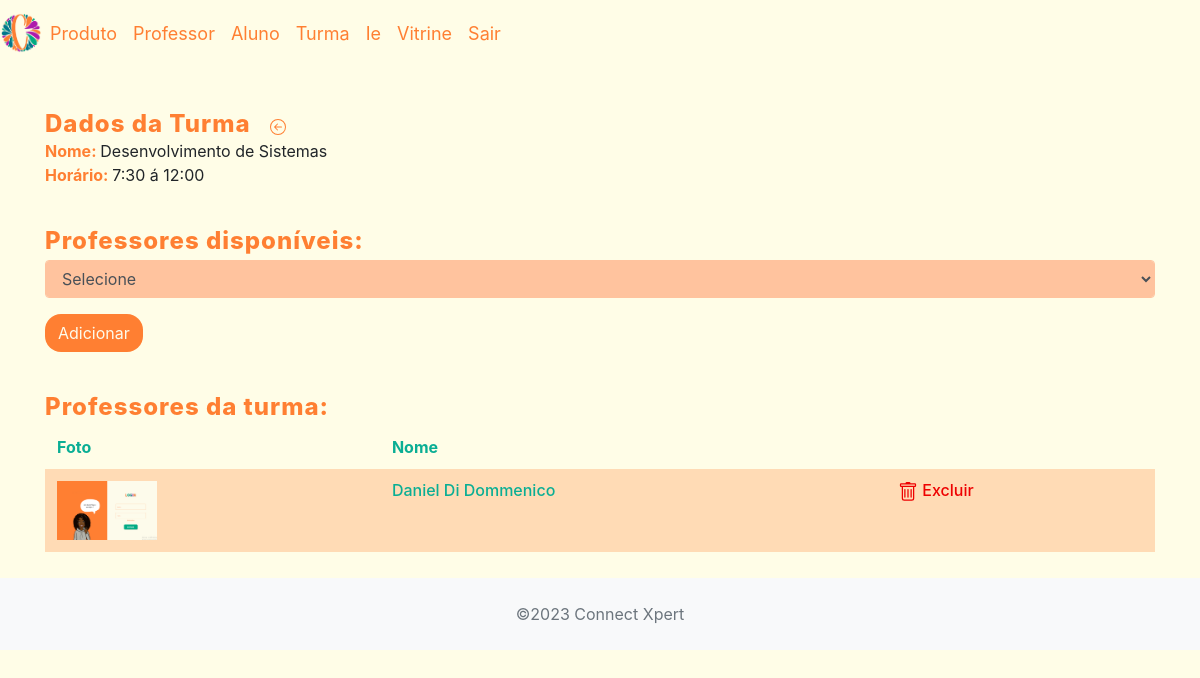
The page /crud_connectxpert/app/controller/TurmaProfessorController.php?action=list&id=5 (signed in) on the database its author committed.
### tables this page shows
CREATE TABLE `turma` (
  `id_turma` int(11) NOT NULL,
  `nome_turma` varchar(60) NOT NULL,
  `num_alunos` int(11) NOT NULL,
  `horario` varchar(45) NOT NULL,
  `dia_semana` varchar(60) NOT NULL
);

CREATE TABLE `turma_professor` (
  `id_turma_professor` int(11) NOT NULL,
  `id_turma` int(11) NOT NULL,
  `id_professor` int(11) NOT NULL
);

CREATE TABLE `professor` (
  `id_professor` int(60) NOT NULL,
  `nome_professor` varchar(100) NOT NULL,
  `nascimento_professor` date NOT NULL,
  `telefone_professor` varchar(20) NOT NULL,
  `sexo_professor` enum('feminino','masculino','outros') NOT NULL,
  `login_professor` varchar(100) NOT NULL,
  `senha_professor` char(8) NOT NULL,
  `tipo` enum('PROFESSOR','ESTAGIARIO','SECRETARIO','SOCIO','PROPRIETARIO') NOT NULL,
  `cpf_professor` varchar(20) NOT NULL,
  `rg_professor` varchar(20) NOT NULL,
  `email_professor` varchar(100) NOT NULL,
  `foto` varchar(60) NOT NULL
);

### crud_connectxpert/app/model/Turma.php (called while the page is built, shortened)
<?php
class Turma {
    private $idTurma;
    private $nomeTurma;
    private $horario;
    public function getIdTurma()
    {
        return $this->idTurma;
    }
    public function setIdTurma($idTurma)
    {
        $this->idTurma = $idTurma;
        return $this;
    }
    public function getNomeTurma()
    {
        return $this->nomeTurma;
    }
    public function setNomeTurma($nomeTurma)
    {
        $this->nomeTurma = $nomeTurma;
        return $this;
    }
    public function getHorario()
    {
        return $this->horario;
    }
    public function setHorario($horario)
    {
        $this->horario = $horario;
        return $this;
    }
}

### crud_connectxpert/app/dao/TurmaDAO.php (called while the page is built, shortened)
<?php
include_once(__DIR__ . "/../model/Turma.php");
class TurmaDAO {
    public function findById(int $id) {
        $conn = Connection::getConn();
        $sql = "SELECT * FROM turma t" .
               " WHERE t.id_turma = ?";
        $stm = $conn->prepare($sql);
        $stm->execute([$id]);
        $result = $stm->fetchAll();
        $turmas = $this->mapTurmas($result);
        if(count($turmas) == 1)
            return $turmas[0];
        elseif(count($turmas) == 0)
            return null;
        die("TurmaDAO.findById()" . " - Erro: mais de uma turma encontrada.");
    }
    private function mapTurmas($result) {
        $turmas = array();
        foreach ($result as $reg) {
            $turma = new Turma();
            $turma->setIdTurma($reg['id_turma']);
            $turma->setNomeTurma($reg['nome_turma']);
            $turma->setNumAlunos($reg['num_alunos']);
            $turma->setHorario($reg['horario']);
            $turma->setDiaSemana($reg['dia_semana']);
            array_push($turmas, $turma);
        }
        return $turmas;
    }
}

### crud_connectxpert/app/model/Professor.php (called while the page is built, shortened)
<?php
class Professor {
    private $nomeProfessor;
    private $fotoProfessor;
    private $idTurmaProfessor;
    public function getNomeProfessor()
    {
        return $this->nomeProfessor;
    }
    public function setNomeProfessor($nomeProfessor): self
    {
        $this->nomeProfessor = $nomeProfessor;
        return $this;
    }
    public function getFotoProfessor()
    {
        return $this->fotoProfessor;
    }
    public function setFotoProfessor($fotoProfessor)
    {
        $this->fotoProfessor = $fotoProfessor;
        return $this;
    }
    public function getIdTurmaProfessor()
    {
        return $this->idTurmaProfessor;
    }
    public function setIdTurmaProfessor($idTurmaProfessor)
    {
        $this->idTurmaProfessor = $idTurmaProfessor;
        return $this;
    }
}

### crud_connectxpert/app/dao/ProfessorDAO.php (called while the page is built, shortened)
<?php
include_once(__DIR__ . "/../model/Professor.php");
class ProfessorDAO {
    public function listByTurma(int $idTurma) {
        $conn = Connection::getConn();
        $sql = "SELECT p.*, tp.id_turma_professor
                FROM turma_professor tp
                JOIN professor p ON (p.id_professor = tp.id_professor)
                WHERE tp.id_turma = ?";
        $stm = $conn->prepare($sql);
        $stm->execute([$idTurma]);
        $result = $stm->fetchAll();
        $professores = $this->mapProfessores($result);
        return $professores;
    }
    private function mapProfessores($result) {
        $professores = array();
        foreach ($result as $reg) {
            $professor = new Professor();
            $professor->setIdProfessor($reg['id_professor']);
            $professor->setNomeProfessor($reg['nome_professor']);
            $professor->setNascimentoProfessor($reg['nascimento_professor']);
            $professor->setTelefoneProfessor($reg['telefone_professor']);
            $professor->setSexoProfessor($reg['sexo_professor']);
            $professor->setCpfProfessor($reg['cpf_professor']);
            $professor->setRgProfessor($reg['rg_professor']);
            $professor->setEmailProfessor($reg['email_professor']);
            $professor->setLoginProfessor($reg['login_professor']);
            $professor->setSenhaProfessor($reg['senha_professor']);
            $professor->setTipo($reg['tipo']);
            $professor->setFotoProfessor($reg['foto']);
            if(isset($reg['id_turma_professor']))
                $professor->setIdTurmaProfessor($reg['id_turma_professor']);
            array_push($professores, $professor);
        }
        return $professores;
    }
}

### crud_connectxpert/app/view/turma_professor/turmaProfessor.php (the view, shortened to what this page needs)
<?php
require_once(__DIR__ . "/../include/header.php");
require_once(__DIR__ . "/../include/menu.php");
echo '<link rel="stylesheet" href="' . BASEURL . '/view/professor/profstyle.css">';
?>
<div class="container">
    <div class="row" style="margin-top: 10px;">
        <h3 class="col-12">Dados da Turma <a class="btn btn-inserir"
                href="<?= BASEURL ?>/controller/TurmaController.php?action=list"></a></h3>
    </div>
    <div class="row" style="margin-top: 10px;">
        <div class="col-12">
            <span style="font-weight: bold; color: rgba(255, 127, 50, 1);" > Nome: </span> <?= $dados["turma"]->getNomeTurma() ?>
        </div>
        <div class="col-12">
            <span style="font-weight: bold; color: rgba(255, 127, 50, 1);" > Horário: </span> <?= $dados["turma"]->getHorario() ?>
        </div>
    </div>
    <div class="row" style="margin-top: 10px;">
        <h3 class="col-12">Professores disponíveis:</h3>
    </div>
    <div class="row" style="margin-top: 10px;">
        <div class="col-12">
            <form id="frmTurma" method="POST"
                action="<?= BASEURL ?>/controller/TurmaProfessorController.php?action=add" >
                <div class="form-group ">
                    <select class="form-control" id="somProfessor" name="idProfessor">
                        <option value="">Selecione</option>
                    </select>
                </div>
                <button type="submit" class="btn" style="background-color: #ff7f32; border-radius: 16px;"><a style="color:#fdfbeb;">Adicionar</button>
            </form>
        </div>
        <div class="col-6">
        </div>
    </div>
    <div class="row" style="margin-top: 10px;">
        <h3 class="col-12">Professores da turma:</h3>
    </div>
    <div class="row" style="margin-top: 10px;">
        <div class="col-12">
            <table id="tabProfessores" class='table table-striped'>
                    <thead>
                        <tr class="topicos">
                            <th>Foto</th>
                            <th>Nome</th>
                            <th> </th>
                        </tr>
                    </thead>
                    <?php foreach($dados['listaProfessoresturma'] as $prof): ?>
                        <tr class="listagem">
                            <td><img src="<?= BASEURL_FOTOS . $prof->getFotoProfessor(); ?>" style="width: 100px; height: auto;" /></td>
                            <td><?= $prof->getNomeProfessor(); ?></td>
                            <td><a class="btn-excluir"
                                onclick="return confirm('Confirma a exclusão do professor?');"
                                href="<?= BASEURL ?>/controller/TurmaProfessorController.php?action=delete&idTurmaProf=<?= $prof->getIdTurmaProfessor() ?>&idTurma=<?= $dados["turma"]->getIdTurma() ?>">
 Excluir</a>
                            </td>
                        </tr>
                    <?php endforeach; ?>
            </table>
        </div>
    </div>
</div>
<?php
require_once(__DIR__ . "/../include/footer.php");
?>

### crud_connectxpert/app/view/professor/profstyle.css (style rules this page uses)
h3 { width: 100px; height: 45px; top: 30px; color: rgba(255, 127, 50, 1); font-style: normal; font-size: 24px; font-weight: 800; line-height: 1.2; letter-spacing: 1px; text-decoration: none; text-transform: none; }
body { background-color: #fffde7; }
.topicos { width: 102.5px; height: 14.73px; left: 135px; top: 187.82px; color: rgba(10, 174, 148, 1); font-style: normal; font-size: 16px; font-weight: 600; line-height: 1.2; letter-spacing: 0px; text-decoration: none; }
.listagem { width: 201px; height: 18px; left: 140px; top: 261px; color: rgb(10, 174, 148, 1); font-style: normal; font-size: 16px; font-weight: 500; line-height: 1.2; text-decoration: none; text-transform: capitalize; }
.btn-excluir { color:rgb(238, 1, 1); }
.table-striped tbody tr:nth-of-type(odd) { background-color: rgba(255, 129, 50, 0.274) !important; }
.table td, .table th { border-top: 0px solid transparent !important; }
.table thead th { border-bottom: 0px solid transparent !important; }
.form-control { background-color: #ffc39e; border: 1px solid #ffc39e; }

### rows shown on the page
turma: nome_turma "Desenvolvimento de Sistemas", horario "7:30 á 12:00"
turma_professor: id_professor.foto (picture), id_professor.nome_professor "Daniel Di Dommenico"
